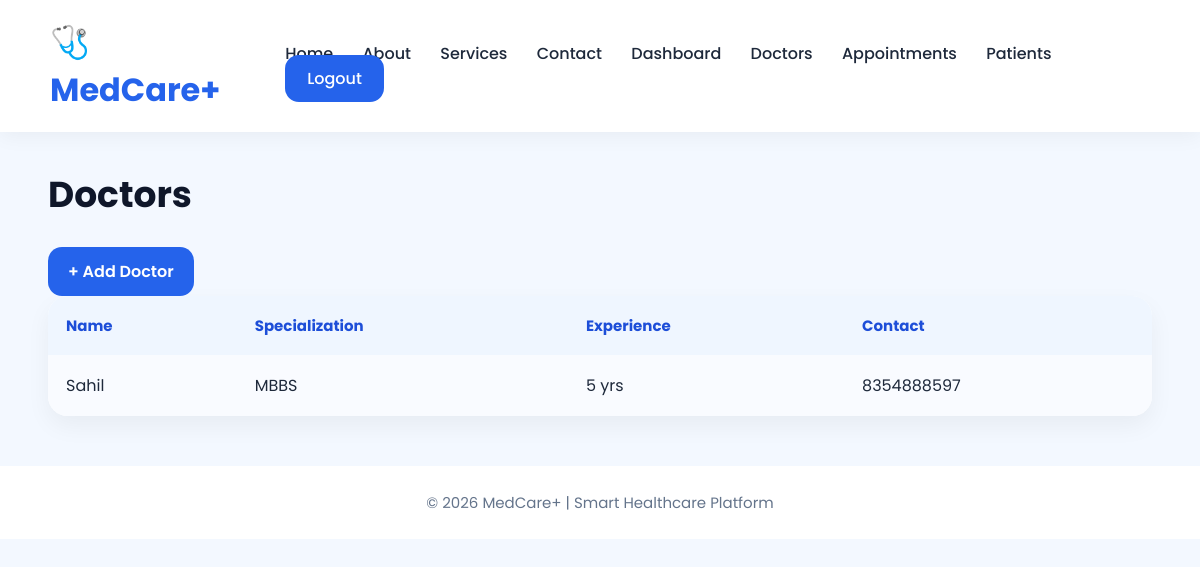
Screenshot of /doctors/ (signed in) with the database file from the repository.
### accounts/models.py (models this page shows, shortened)
class Doctor(models.Model):
    name = models.CharField(max_length=100)
    specialization = models.CharField(max_length=100)
    experience = models.IntegerField()
    contact = models.CharField(max_length=15)

### accounts/views.py (the view)
# urls.py: path('doctors/', views.doctors_view, name='doctors'),
def doctors_view(request):
    doctors = Doctor.objects.all()
    return render(request, 'accounts/doctors.html', {'doctors': doctors})

### templates/accounts/doctors.html
{% extends 'accounts/base.html' %}
{% block content %}
<h2 class="page-title">Doctors</h2>
<a href="{% url 'add_doctor' %}" class="btn btn-primary">+ Add Doctor</a>
<table>
    <tr>
        <th>Name</th>
        <th>Specialization</th>
        <th>Experience</th>
        <th>Contact</th>
    </tr>
    {% for d in doctors %}
    <tr>
        <td>{{ d.name }}</td>
        <td>{{ d.specialization }}</td>
        <td>{{ d.experience }} yrs</td>
        <td>{{ d.contact }}</td>
    </tr>
    {% endfor %}
</table>
{% endblock %}

### templates/accounts/base.html (style rules this page uses)
* { margin: 0; padding: 0; box-sizing: border-box; font-family: 'Poppins', sans-serif; }
body { background: #f3f8ff; color: #1e293b; }
.page-title { font-size: 36px; font-weight: 700; margin-bottom: 25px; color: #0f172a; }
.btn { display: inline-block; padding: 12px 20px; border-radius: 14px; text-decoration: none; font-weight: 600; transition: 0.3s; border: none; cursor: pointer; }
.btn-primary { background: #2563eb; color: white; }
table { width: 100%; border-collapse: collapse; background: white; border-radius: 20px; overflow: hidden; box-shadow: 0 10px 25px rgba(0,0,0,0.05); }
th, td { padding: 18px; text-align: left; }
th { background: #eff6ff; color: #1d4ed8; font-size: 15px; }
tr:nth-child(even) { background: #f9fbff; }

### rows the page displays
Doctor: name "Sahil", specialization "MBBS", experience "5", contact "8354888597"
